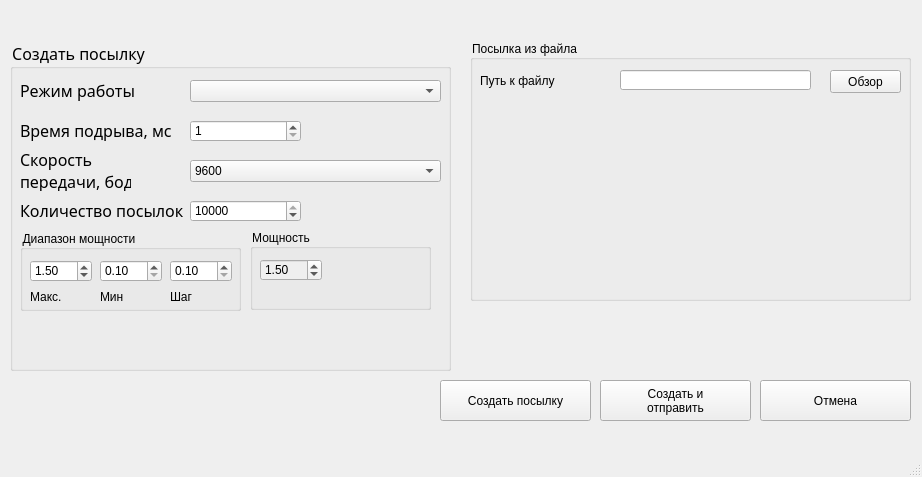
<?xml version="1.0" encoding="UTF-8"?>
<ui version="4.0">
 <class>optionPage</class>
 <widget class="QMainWindow" name="optionPage">
  <property name="geometry">
   <rect>
    <x>0</x>
    <y>0</y>
    <width>922</width>
    <height>477</height>
   </rect>
  </property>
  <property name="windowTitle">
   <string>Настройки измерений</string>
  </property>
  <property name="windowIcon">
   <iconset>
    <normaloff>C:/Users/User/.designer/backup/resurces/MainTab/Connect.png</normaloff>C:/Users/User/.designer/backup/resurces/MainTab/Connect.png</iconset>
  </property>
  <property name="styleSheet">
   <string notr="true">color: rgb(0, 0, 0);
font: 87 12pt &quot;Gilroy&quot;;</string>
  </property>
  <widget class="QWidget" name="centralwidget">
   <widget class="QGroupBox" name="parcelBox">
    <property name="enabled">
     <bool>true</bool>
    </property>
    <property name="geometry">
     <rect>
      <x>10</x>
      <y>40</y>
      <width>441</width>
      <height>331</height>
     </rect>
    </property>
    <property name="font">
     <font>
      <family>Gilroy</family>
      <pointsize>12</pointsize>
      <weight>10</weight>
      <italic>false</italic>
      <bold>false</bold>
     </font>
    </property>
    <property name="title">
     <string>Создать посылку</string>
    </property>
    <widget class="QComboBox" name="modeBox">
     <property name="geometry">
      <rect>
       <x>180</x>
       <y>40</y>
       <width>251</width>
       <height>22</height>
      </rect>
     </property>
    </widget>
    <widget class="QLabel" name="label_8">
     <property name="geometry">
      <rect>
       <x>10</x>
       <y>160</y>
       <width>171</width>
       <height>21</height>
      </rect>
     </property>
     <property name="font">
      <font>
       <family>Gilroy</family>
       <pointsize>12</pointsize>
       <weight>10</weight>
       <italic>false</italic>
       <bold>false</bold>
      </font>
     </property>
     <property name="text">
      <string>Количество посылок</string>
     </property>
    </widget>
    <widget class="QLabel" name="label_3">
     <property name="geometry">
      <rect>
       <x>10</x>
       <y>80</y>
       <width>151</width>
       <height>21</height>
      </rect>
     </property>
     <property name="font">
      <font>
       <family>Gilroy</family>
       <pointsize>12</pointsize>
       <weight>10</weight>
       <italic>false</italic>
       <bold>false</bold>
      </font>
     </property>
     <property name="text">
      <string>Время подрыва, мс</string>
     </property>
    </widget>
    <widget class="QSpinBox" name="parcelCountBox">
     <property name="geometry">
      <rect>
       <x>180</x>
       <y>160</y>
       <width>111</width>
       <height>22</height>
      </rect>
     </property>
     <property name="minimum">
      <number>1</number>
     </property>
     <property name="maximum">
      <number>10000</number>
     </property>
     <property name="value">
      <number>10000</number>
     </property>
    </widget>
    <widget class="QDoubleSpinBox" name="timeEdit">
     <property name="geometry">
      <rect>
       <x>180</x>
       <y>80</y>
       <width>111</width>
       <height>22</height>
      </rect>
     </property>
     <property name="decimals">
      <number>0</number>
     </property>
     <property name="minimum">
      <double>1.000000000000000</double>
     </property>
     <property name="maximum">
      <double>4095.000000000000000</double>
     </property>
    </widget>
    <widget class="QLabel" name="label_4">
     <property name="geometry">
      <rect>
       <x>10</x>
       <y>110</y>
       <width>111</width>
       <height>41</height>
      </rect>
     </property>
     <property name="font">
      <font>
       <family>Gilroy</family>
       <pointsize>12</pointsize>
       <weight>10</weight>
       <italic>false</italic>
       <bold>false</bold>
      </font>
     </property>
     <property name="text">
      <string>Скорость
передачи, бод</string>
     </property>
     <property name="alignment">
      <set>Qt::AlignLeading|Qt::AlignLeft|Qt::AlignVCenter</set>
     </property>
    </widget>
    <widget class="QComboBox" name="pulseDurationBox">
     <property name="geometry">
      <rect>
       <x>180</x>
       <y>120</y>
       <width>251</width>
       <height>22</height>
      </rect>
     </property>
     <item>
      <property name="text">
       <string>9600</string>
      </property>
     </item>
     <item>
      <property name="text">
       <string>4800</string>
      </property>
     </item>
    </widget>
    <widget class="QLabel" name="label_10">
     <property name="geometry">
      <rect>
       <x>10</x>
       <y>40</y>
       <width>151</width>
       <height>21</height>
      </rect>
     </property>
     <property name="font">
      <font>
       <family>Gilroy</family>
       <pointsize>12</pointsize>
       <weight>10</weight>
       <italic>false</italic>
       <bold>false</bold>
      </font>
     </property>
     <property name="text">
      <string>Режим работы</string>
     </property>
    </widget>
    <widget class="QGroupBox" name="rangePowerBox">
     <property name="geometry">
      <rect>
       <x>10</x>
       <y>190</y>
       <width>221</width>
       <height>81</height>
      </rect>
     </property>
     <property name="title">
      <string>Диапазон мощности</string>
     </property>
     <widget class="QDoubleSpinBox" name="maxPowerBox">
      <property name="geometry">
       <rect>
        <x>10</x>
        <y>30</y>
        <width>62</width>
        <height>22</height>
       </rect>
      </property>
      <property name="minimum">
       <double>0.100000000000000</double>
      </property>
      <property name="maximum">
       <double>3.000000000000000</double>
      </property>
      <property name="singleStep">
       <double>0.100000000000000</double>
      </property>
      <property name="value">
       <double>1.500000000000000</double>
      </property>
     </widget>
     <widget class="QLabel" name="label_6">
      <property name="geometry">
       <rect>
        <x>10</x>
        <y>60</y>
        <width>47</width>
        <height>13</height>
       </rect>
      </property>
      <property name="text">
       <string>Макс.</string>
      </property>
     </widget>
     <widget class="QDoubleSpinBox" name="minPowerBox">
      <property name="geometry">
       <rect>
        <x>80</x>
        <y>30</y>
        <width>62</width>
        <height>22</height>
       </rect>
      </property>
      <property name="minimum">
       <double>0.100000000000000</double>
      </property>
      <property name="maximum">
       <double>2.900000000000000</double>
      </property>
      <property name="singleStep">
       <double>0.100000000000000</double>
      </property>
      <property name="value">
       <double>0.100000000000000</double>
      </property>
     </widget>
     <widget class="QLabel" name="label">
      <property name="geometry">
       <rect>
        <x>80</x>
        <y>60</y>
        <width>61</width>
        <height>13</height>
       </rect>
      </property>
      <property name="text">
       <string>Мин</string>
      </property>
     </widget>
     <widget class="QLabel" name="label_7">
      <property name="geometry">
       <rect>
        <x>150</x>
        <y>60</y>
        <width>61</width>
        <height>13</height>
       </rect>
      </property>
      <property name="text">
       <string>Шаг</string>
      </property>
     </widget>
     <widget class="QDoubleSpinBox" name="stepPowerBox">
      <property name="geometry">
       <rect>
        <x>150</x>
        <y>30</y>
        <width>62</width>
        <height>22</height>
       </rect>
      </property>
      <property name="minimum">
       <double>0.100000000000000</double>
      </property>
      <property name="maximum">
       <double>1.000000000000000</double>
      </property>
      <property name="singleStep">
       <double>0.100000000000000</double>
      </property>
      <property name="value">
       <double>0.100000000000000</double>
      </property>
     </widget>
    </widget>
    <widget class="QWidget" name="gridLayoutWidget_2">
     <property name="geometry">
      <rect>
       <x>200</x>
       <y>280</y>
       <width>71</width>
       <height>41</height>
      </rect>
     </property>
     <layout class="QGridLayout" name="gridLayout">
      <item row="0" column="0">
       <widget class="QSwitch" name="powerSwitch" native="true"/>
      </item>
     </layout>
    </widget>
    <widget class="QGroupBox" name="powerBox">
     <property name="enabled">
      <bool>false</bool>
     </property>
     <property name="geometry">
      <rect>
       <x>240</x>
       <y>189</y>
       <width>181</width>
       <height>81</height>
      </rect>
     </property>
     <property name="title">
      <string>Мощность</string>
     </property>
     <widget class="QDoubleSpinBox" name="maxPowerBox_2">
      <property name="geometry">
       <rect>
        <x>10</x>
        <y>30</y>
        <width>62</width>
        <height>22</height>
       </rect>
      </property>
      <property name="minimum">
       <double>0.100000000000000</double>
      </property>
      <property name="maximum">
       <double>3.000000000000000</double>
      </property>
      <property name="singleStep">
       <double>0.100000000000000</double>
      </property>
      <property name="value">
       <double>1.500000000000000</double>
      </property>
     </widget>
    </widget>
   </widget>
   <widget class="QPushButton" name="OkButton">
    <property name="geometry">
     <rect>
      <x>440</x>
      <y>380</y>
      <width>151</width>
      <height>41</height>
     </rect>
    </property>
    <property name="text">
     <string>Создать посылку</string>
    </property>
   </widget>
   <widget class="QPushButton" name="applyButton">
    <property name="geometry">
     <rect>
      <x>600</x>
      <y>380</y>
      <width>151</width>
      <height>41</height>
     </rect>
    </property>
    <property name="text">
     <string>Создать и
отправить</string>
    </property>
   </widget>
   <widget class="QPushButton" name="cancelButton">
    <property name="geometry">
     <rect>
      <x>760</x>
      <y>380</y>
      <width>151</width>
      <height>41</height>
     </rect>
    </property>
    <property name="text">
     <string>Отмена</string>
    </property>
   </widget>
   <widget class="QGroupBox" name="fileParcelBox">
    <property name="geometry">
     <rect>
      <x>470</x>
      <y>40</y>
      <width>441</width>
      <height>261</height>
     </rect>
    </property>
    <property name="title">
     <string>Посылка из файла</string>
    </property>
    <widget class="QLineEdit" name="filePathEdit">
     <property name="geometry">
      <rect>
       <x>150</x>
       <y>30</y>
       <width>191</width>
       <height>20</height>
      </rect>
     </property>
    </widget>
    <widget class="QPushButton" name="filePathButton">
     <property name="geometry">
      <rect>
       <x>360</x>
       <y>30</y>
       <width>71</width>
       <height>23</height>
      </rect>
     </property>
     <property name="text">
      <string>Обзор</string>
     </property>
    </widget>
    <widget class="QLabel" name="label_9">
     <property name="geometry">
      <rect>
       <x>10</x>
       <y>30</y>
       <width>101</width>
       <height>21</height>
      </rect>
     </property>
     <property name="text">
      <string>Путь к файлу</string>
     </property>
     <property name="alignment">
      <set>Qt::AlignLeading|Qt::AlignLeft|Qt::AlignVCenter</set>
     </property>
    </widget>
   </widget>
   <widget class="QWidget" name="gridLayoutWidget">
    <property name="geometry">
     <rect>
      <x>430</x>
      <y>0</y>
      <width>71</width>
      <height>41</height>
     </rect>
    </property>
    <layout class="QGridLayout" name="gridLayout_2">
     <property name="sizeConstraint">
      <enum>QLayout::SetDefaultConstraint</enum>
     </property>
     <property name="horizontalSpacing">
      <number>6</number>
     </property>
     <item row="0" column="0">
      <widget class="QSwitch" name="typeParcelSwitch" native="true"/>
     </item>
    </layout>
   </widget>
  </widget>
  <widget class="QMenuBar" name="menubar">
   <property name="geometry">
    <rect>
     <x>0</x>
     <y>0</y>
     <width>922</width>
     <height>25</height>
    </rect>
   </property>
  </widget>
  <widget class="QStatusBar" name="statusbar"/>
 </widget>
 <customwidgets>
  <customwidget>
   <class>QSwitch</class>
   <extends>QWidget</extends>
   <header>UI.Switch.h</header>
   <container>1</container>
   <slots>
    <signal>switch(bool)</signal>
   </slots>
  </customwidget>
 </customwidgets>
 <resources/>
 <connections>
  <connection>
   <sender>cancelButton</sender>
   <signal>clicked()</signal>
   <receiver>optionPage</receiver>
   <slot>close()</slot>
   <hints>
    <hint type="sourcelabel">
     <x>405</x>
     <y>301</y>
    </hint>
    <hint type="destinationlabel">
     <x>247</x>
     <y>168</y>
    </hint>
   </hints>
  </connection>
 </connections>
</ui>
